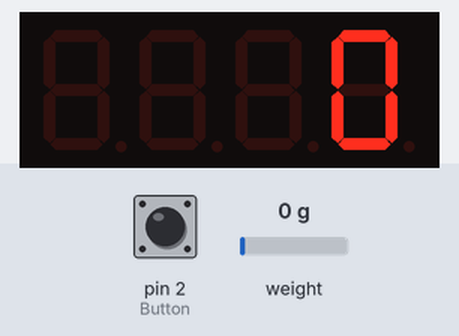
Bench run of a sketch on a simulated Arduino Uno, built with avr-gcc and run on an emulated ATmega328P. On the bench: 4-digit seven-segment display. Inputs (shaded band) come from the test bench; at power-on: weight on the scale 0 g, pin 2 (Button) HIGH.

Above: at 2.2 s.
2.3 s: weight on the scale set to 100 g
At 2.9 s:
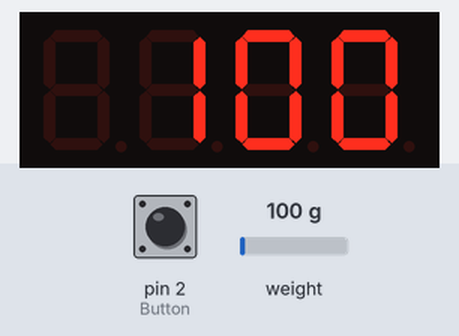
4.0 s: pin 2 (Button) pulled LOW for 0.65 s
At 4.8 s:
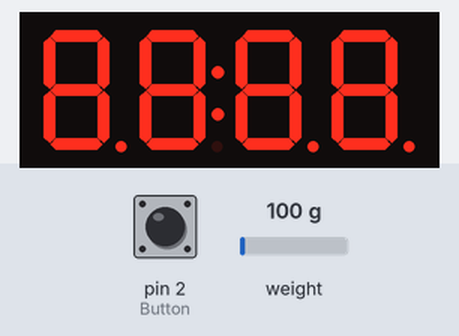
7.1 s: weight on the scale set to 1250 g
At 7.8 s:
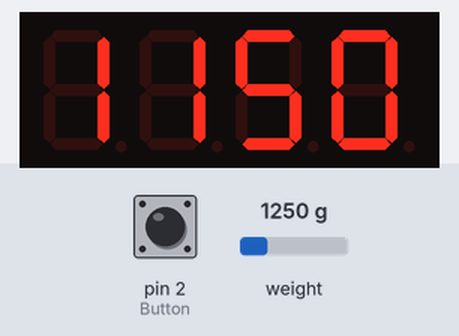
8.7 s: weight on the scale set to 2500 g
At 10.2 s:
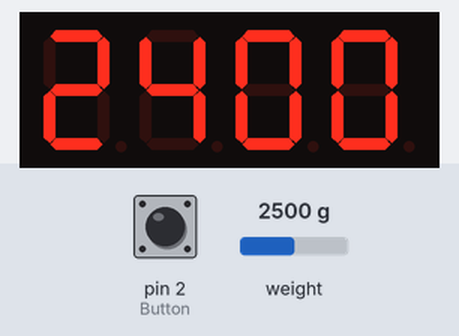
Timing chart, 0 to 11.3 s (numbered marks = the images above; inputs shaded):
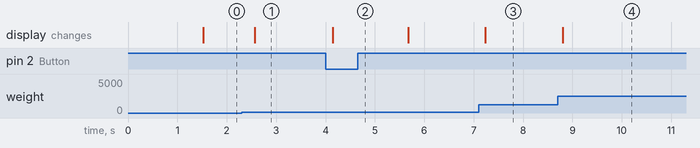

Measured:
- after the input at 2.3 s, the display: changes after 0.26 s (image 1)
- after the input at 4.0 s, the display: changes after 0.15 s (image 2)
- after the input at 7.1 s, the display: changes after 0.14 s (image 3)
- after the input at 8.7 s, the display: changes after 0.10 s (image 4)

The sketch:

KitchenScaleCode.ino
```cpp
// This code uses the calibration values stored in the Arduino's EEPROM by the calibration code.

// Including the libraries
#include <Arduino.h>
#include "HX711.h"         //Including the library HX711
#include <EEPROM.h>        //Including the EEPROM library to save the calibration value
#include <TM1637Display.h> //Including the TM1637 display library

// HX711 wiring
#define LOADCELL_DOUT_PIN 5
#define LOADCELL_SCK_PIN 6
HX711 scale; // creating the scale object

// Display wiring
#define CLK_PIN 4
#define DIO_PIN 3
TM1637Display display(CLK_PIN, DIO_PIN);

// Tare  button wiring
#define Button 2

const byte calibValAddress = 0;  // EEPROM memory address used for storing the calibration value in KitchenScaleCalibrationCode
const byte calibSignAddress = 1; // EEPROM memory address used for storing the sign of calibration value in KitchenScaleCalibrationCode

const int displayBrightness = 5;

// defining the variable used for delay
const int halfSecDelay = 500;


void tareFunction(void)
{
    uint8_t data[] = {0xff, 0xff, 0xff, 0xff};
    display.setSegments(data);
    scale.tare();
}

void scaleCalibInput()
{
  int calibVal = EEPROM.read(calibValAddress);
  int calibValSign = EEPROM.read(calibSignAddress);
  if (calibValSign == 1) // if calibration value is positive, we save have stored one as its sign. Otherwise, it was set to zero.
  {
    scale.set_scale(calibVal);
  }
  else
  {
    scale.set_scale(-calibVal);
  }
  scale.tare();
}

void setup()
{
  // initiating the scale
  scale.begin(LOADCELL_DOUT_PIN, LOADCELL_SCK_PIN);

  // bringing the tare button to the high state
  pinMode(Button, INPUT_PULLUP);

  scaleCalibInput(); // inputting the scale calibration value found by the KitchenScaleCalibrationCode

  display.setBrightness(displayBrightness);
}

void loop()
{
  String weightOnScale = String(scale.get_units(5), 1); // taking the average of five scale readings
  int weightOnDisplay = weightOnScale.toInt(); // converting the scale readings to an int value
  display.showNumberDecEx(weightOnDisplay, false); //displaying the scale readings on the display

  if (digitalRead(Button) == LOW) // scale will be tared when the button is pressed
  {
    tareFunction();

  }
}
```
